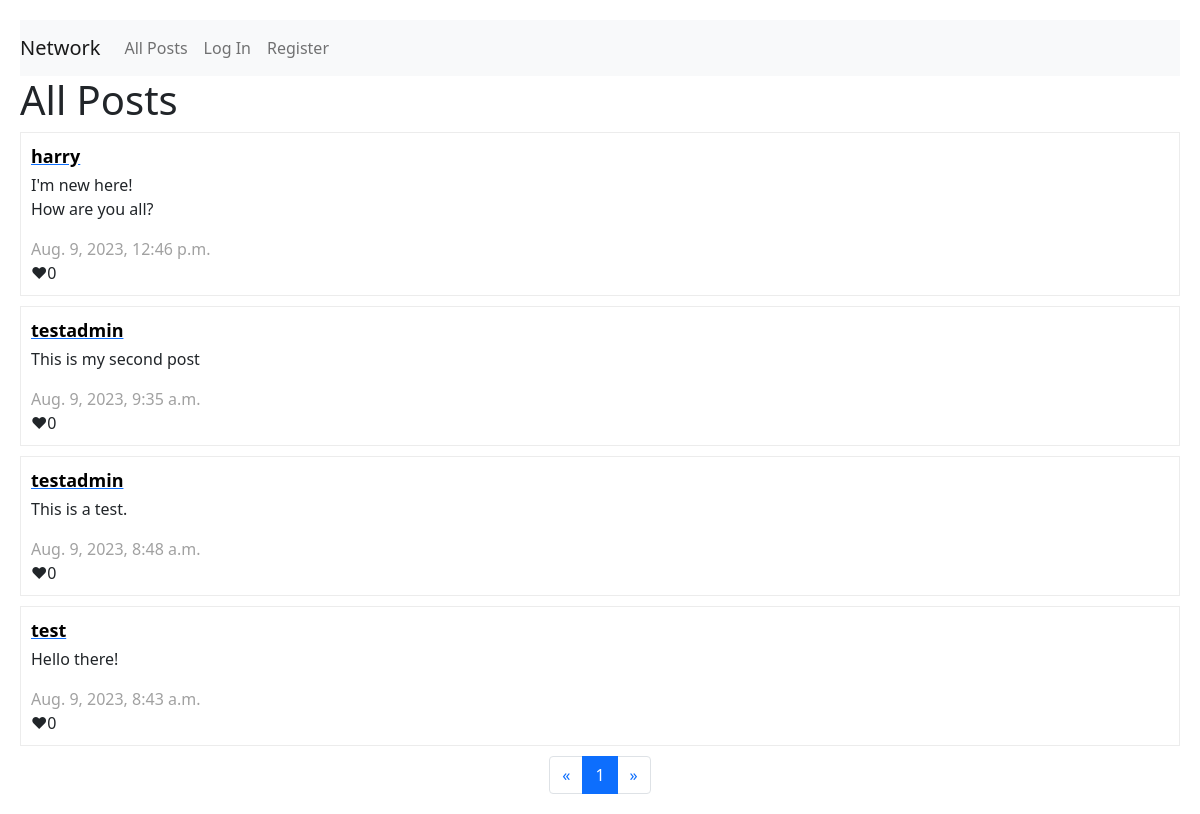
The app's page /, older data.
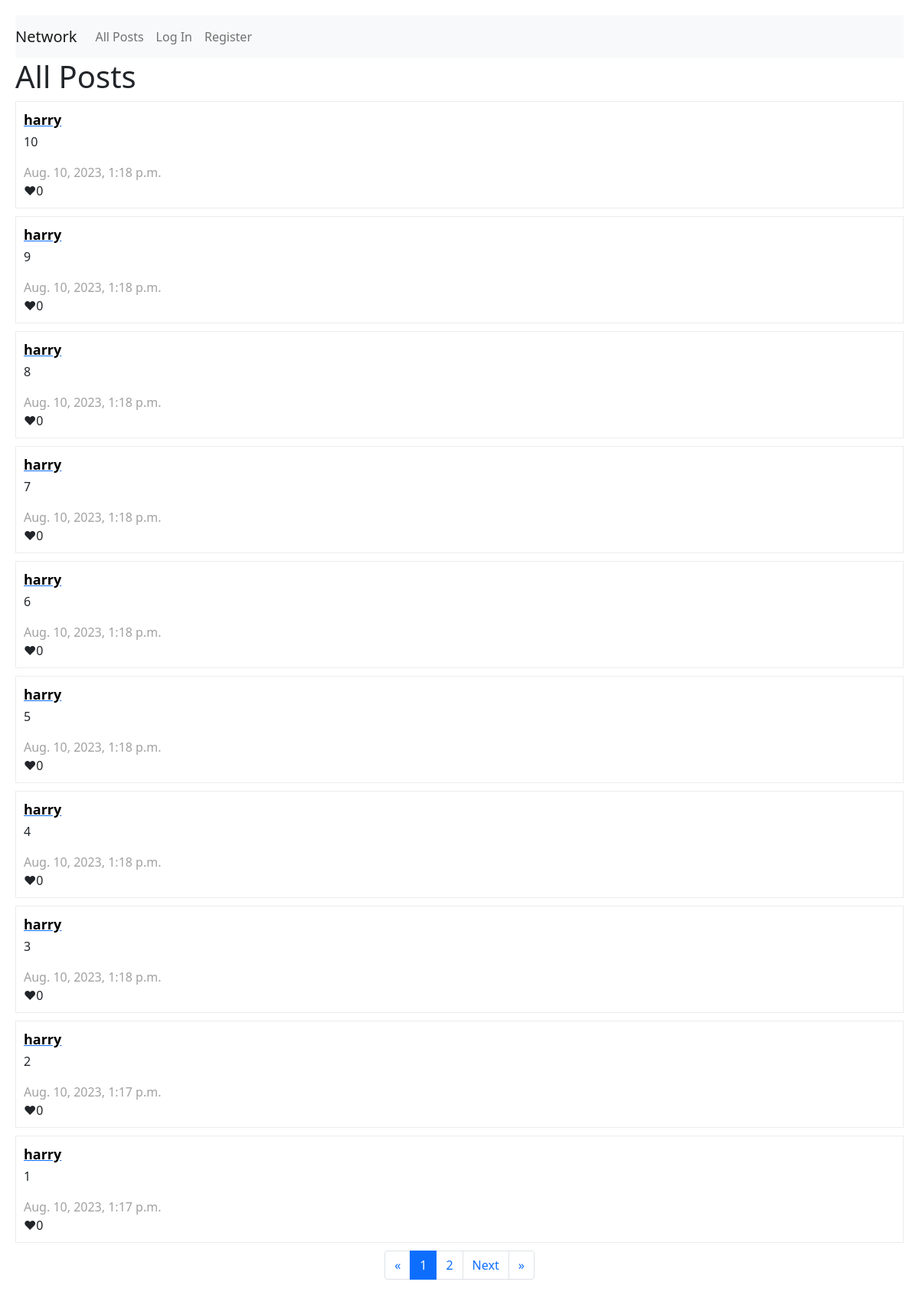
The same page, newer data.
### network/models.py (models this page shows, shortened)
class Post(models.Model):
    user = models.ForeignKey(User, on_delete=models.CASCADE, related_name="posts")
    text = models.CharField(max_length=500)
    timestamp = models.DateTimeField(auto_now_add=True)
    likes = models.IntegerField(editable=False, default=0)

class User(AbstractUser):
    pass

### network/views.py (the view)
# urls.py: path("", views.index, name="index"),
def index(request):
    posts = Post.objects.all().order_by("-timestamp").all()
    paginator = Paginator(posts, 10)
    page_number = request.GET.get('page')
    page_obj = paginator.get_page(page_number)
    return render(request, "network/index.html", {
        "form": PostForm,
        "page_obj" : page_obj,
    })

### network/templates/network/index.html (shortened to what this page needs)
{% extends "network/layout.html" %}
{% block body %}
<h1>All Posts</h1>
        <div id = view-posts>
            {% for post in page_obj %}
            <div id = post-details>
                <a href="{% url 'view_profile' post.user.id %}"><div class="username">{{ post.user.username}}</div></a>
                <div class="text">{{ post.text|linebreaks}}</div>
                <div class="timestamp">{{ post.timestamp}}</div>
                <div class="likes">&#10084;{{ post.likes}}</div>
            </div>
            {% endfor %}
        {% include "network/pagination.html" %}
    </div>
{% endblock %}

Row changes from the older to the newer data that the page shows:
no longer on this page (row unchanged): Post: user.username "harry", text "I'm new here! How are you all?", timestamp "Aug. 9, 2023, 12:46 p.m.", likes "0"
no longer on this page (row unchanged): Post: user.username "testadmin", text "This is my second post", timestamp "Aug. 9, 2023, 9:35 a.m.", likes "0"
no longer on this page (row unchanged): Post: user.username "testadmin", text "This is a test.", timestamp "Aug. 9, 2023, 8:48 a.m.", likes "0"
no longer on this page (row unchanged): Post: user.username "test", text "Hello there!", timestamp "Aug. 9, 2023, 8:43 a.m.", likes "0"
added Post: user.username "harry", text "10", timestamp "Aug. 10, 2023, 1:18 p.m.", likes "0"
added Post: user.username "harry", text "9", timestamp "Aug. 10, 2023, 1:18 p.m.", likes "0"
added Post: user.username "harry", text "8", timestamp "Aug. 10, 2023, 1:18 p.m.", likes "0"
added Post: user.username "harry", text "7", timestamp "Aug. 10, 2023, 1:18 p.m.", likes "0"
added Post: user.username "harry", text "6", timestamp "Aug. 10, 2023, 1:18 p.m.", likes "0"
added Post: user.username "harry", text "5", timestamp "Aug. 10, 2023, 1:18 p.m.", likes "0"
added Post: user.username "harry", text "4", timestamp "Aug. 10, 2023, 1:18 p.m.", likes "0"
added Post: user.username "harry", text "3", timestamp "Aug. 10, 2023, 1:18 p.m.", likes "0"
added Post: user.username "harry", text "2", timestamp "Aug. 10, 2023, 1:17 p.m.", likes "0"
added Post: user.username "harry", text "1", timestamp "Aug. 10, 2023, 1:17 p.m.", likes "0"
Text that changed along with them:
{{ page_obj.next_page_number }}: (not shown) → "2"
text now shown: "Next"
